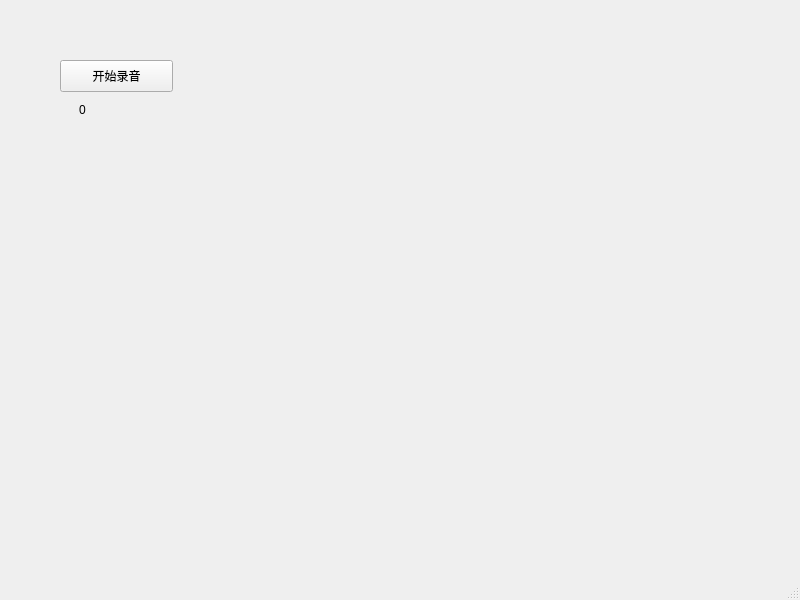
<?xml version="1.0" encoding="UTF-8"?>
<ui version="4.0">
 <class>MainWindow</class>
 <widget class="QMainWindow" name="MainWindow">
  <property name="geometry">
   <rect>
    <x>0</x>
    <y>0</y>
    <width>800</width>
    <height>600</height>
   </rect>
  </property>
  <property name="windowTitle">
   <string>MainWindow</string>
  </property>
  <widget class="QWidget" name="centralwidget">
   <widget class="QPushButton" name="audioButton">
    <property name="geometry">
     <rect>
      <x>60</x>
      <y>60</y>
      <width>113</width>
      <height>32</height>
     </rect>
    </property>
    <property name="text">
     <string>开始录音</string>
    </property>
   </widget>
   <widget class="QLabel" name="timeLabel">
    <property name="geometry">
     <rect>
      <x>79</x>
      <y>100</y>
      <width>81</width>
      <height>20</height>
     </rect>
    </property>
    <property name="text">
     <string>0</string>
    </property>
   </widget>
  </widget>
  <widget class="QMenuBar" name="menubar">
   <property name="geometry">
    <rect>
     <x>0</x>
     <y>0</y>
     <width>800</width>
     <height>24</height>
    </rect>
   </property>
  </widget>
  <widget class="QStatusBar" name="statusbar"/>
 </widget>
 <resources/>
 <connections/>
</ui>
